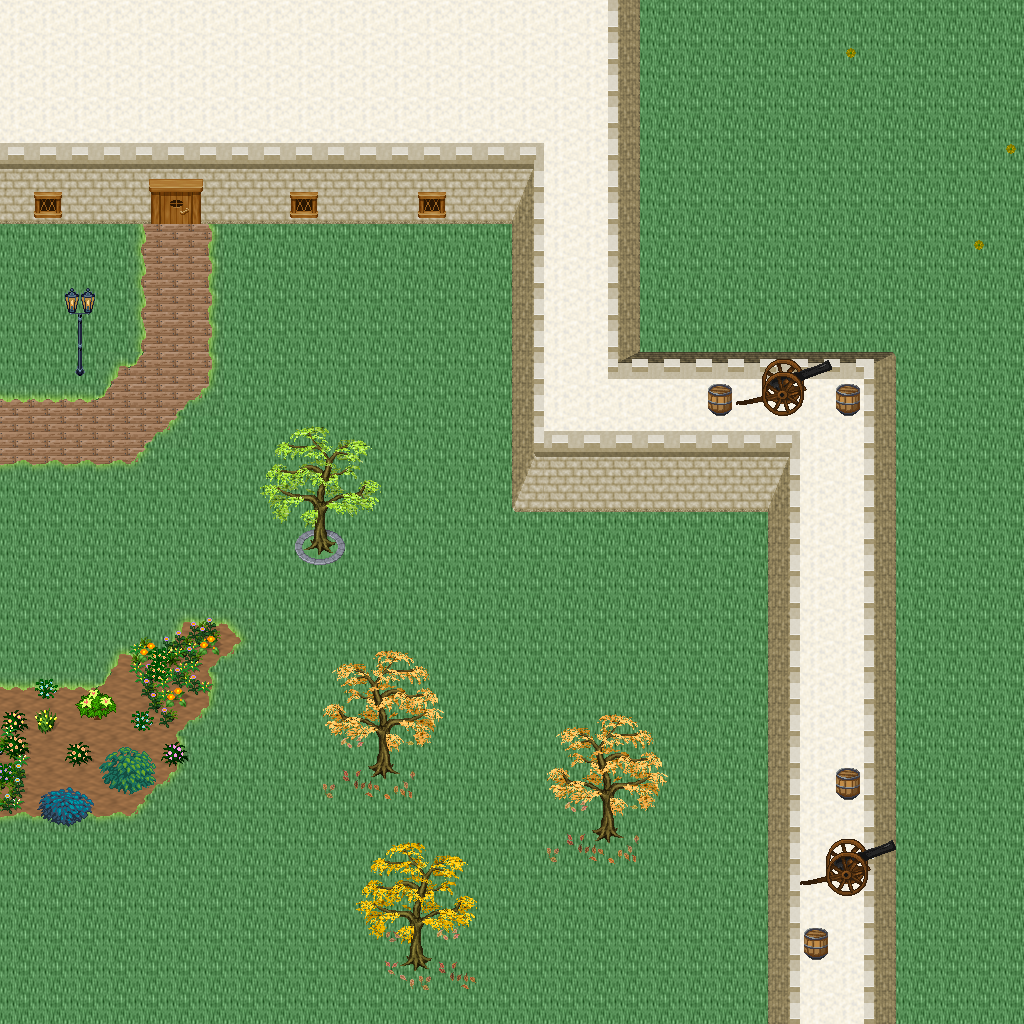

Tiled map render using the project's own tile images. Description and the map definition, with tile-layer contents summarised, below:
An orthogonal 32x32 tile map with 32x32 px tiles, 5 tile layers (Ground, Objects, Objects2, Above, ...), 1 hidden layer not drawn, 46 tilesets.

<map version="1.10" tiledversion="1.11.0" orientation="orthogonal" renderorder="right-down" width="32" height="32" tilewidth="32" tileheight="32" infinite="0" nextlayerid="11" nextobjectid="1">
 <tileset firstgid="1" name="logic_collision" tilewidth="32" tileheight="32" tilecount="1" columns="1">
  <image source="../drawable/logic_collision.png" width="32" height="32" />
 </tileset>
 <tileset firstgid="2" name="ground_ridge_earth_pale" tilewidth="32" tileheight="32" tilecount="96" columns="12">
  <image source="../drawable/ground_ridge_earth_pale.png" width="384" height="256" />
 </tileset>
 <tileset firstgid="98" name="ground_ridge_earth_dark" tilewidth="32" tileheight="32" tilecount="96" columns="12">
  <image source="../drawable/ground_ridge_earth_dark.png" width="384" height="256" />
 </tileset>
 <tileset firstgid="194" name="ground_ground" tilewidth="32" tileheight="32" tilecount="33" columns="3">
  <image source="../drawable/ground_ground.png" width="96" height="352" />
 </tileset>
 <tileset firstgid="227" name="building_castle" tilewidth="32" tileheight="32" tilecount="320" columns="20">
  <image source="../drawable/building_castle.png" width="640" height="512" />
 </tileset>
 <tileset firstgid="547" name="item_pot_barrels_1" tilewidth="32" tileheight="32" tilecount="8" columns="4">
  <image source="../drawable/item_pot_barrels_1.png" width="128" height="64" />
 </tileset>
 <tileset firstgid="555" name="item_weapon_cannon" tilewidth="32" tileheight="32" tilecount="12" columns="3">
  <image source="../drawable/item_weapon_cannon.png" width="96" height="128" />
 </tileset>
 <tileset firstgid="567" name="building_door_closed" tilewidth="32" tileheight="32" tilecount="1" columns="1">
  <image source="../drawable/building_door_closed.png" width="32" height="32" />
 </tileset>
 <tileset firstgid="568" name="building_door_door" tilewidth="32" tileheight="32" tilecount="6" columns="3">
  <image source="../drawable/building_door_door.png" width="96" height="64" />
 </tileset>
 <tileset firstgid="574" name="building_window_window_centered" tilewidth="32" tileheight="32" tilecount="1" columns="1">
  <image source="../drawable/building_window_window_centered.png" width="32" height="32" />
 </tileset>
 <tileset firstgid="575" name="building_decoration_chimney_big" tilewidth="32" tileheight="32" tilecount="2" columns="1">
  <image source="../drawable/building_decoration_chimney_big.png" width="32" height="64" />
 </tileset>
 <tileset firstgid="577" name="building_stairs_stairs_grey" tilewidth="32" tileheight="32" tilecount="6" columns="3">
  <image source="../drawable/building_stairs_stairs_grey.png" width="96" height="64" />
 </tileset>
 <tileset firstgid="583" name="building_witch_hut" tilewidth="32" tileheight="32" tilecount="80" columns="5">
  <image source="../drawable/building_witch_hut.png" width="160" height="512" />
 </tileset>
 <tileset firstgid="663" name="ground_grass_edges" tilewidth="32" tileheight="32" tilecount="36" columns="12">
  <image source="../drawable/ground_grass_edges.png" width="384" height="96" />
 </tileset>
 <tileset firstgid="699" name="ground_grass_corners" tilewidth="32" tileheight="32" tilecount="24" columns="6">
  <image source="../drawable/ground_grass_corners.png" width="192" height="128" />
 </tileset>
 <tileset firstgid="723" name="logic_item_vegetable" tilewidth="32" tileheight="32" tilecount="16" columns="8">
  <image source="../drawable/logic_item_vegetable.png" width="256" height="64" />
 </tileset>
 <tileset firstgid="739" name="plant_tree_fall_trees" tilewidth="32" tileheight="32" tilecount="40" columns="8">
  <image source="../drawable/plant_tree_fall_trees.png" width="256" height="160" />
 </tileset>
 <tileset firstgid="779" name="plant_stump_stump_pale_purple" tilewidth="32" tileheight="32" tilecount="4" columns="2">
  <image source="../drawable/plant_stump_stump_pale_purple.png" width="64" height="64" />
 </tileset>
 <tileset firstgid="783" name="plant_stump_small_stump" tilewidth="32" tileheight="32" tilecount="4" columns="2">
  <image source="../drawable/plant_stump_small_stump.png" width="64" height="64" />
 </tileset>
 <tileset firstgid="787" name="furniture_light_small_lamp" tilewidth="32" tileheight="32" tilecount="4" columns="4">
  <image source="../drawable/furniture_light_small_lamp.png" width="128" height="32" />
 </tileset>
 <tileset firstgid="791" name="item_pot_barrel" tilewidth="32" tileheight="32" tilecount="2" columns="1">
  <image source="../drawable/item_pot_barrel.png" width="32" height="64" />
 </tileset>
 <tileset firstgid="793" name="plant_tree_locust_tree" tilewidth="32" tileheight="32" tilecount="20" columns="4">
  <image source="../drawable/plant_tree_locust_tree.png" width="128" height="160" />
 </tileset>
 <tileset firstgid="813" name="plant_leaves" tilewidth="32" tileheight="32" tilecount="8" columns="4">
  <image source="../drawable/plant_leaves.png" width="128" height="64" />
 </tileset>
 <tileset firstgid="821" name="plant_flower_daisy_blue" tilewidth="32" tileheight="32" tilecount="8" columns="2">
  <image source="../drawable/plant_flower_daisy_blue.png" width="64" height="128" />
 </tileset>
 <tileset firstgid="829" name="plant_flower_daisy_yellow" tilewidth="32" tileheight="32" tilecount="8" columns="2">
  <image source="../drawable/plant_flower_daisy_yellow.png" width="64" height="128" />
 </tileset>
 <tileset firstgid="837" name="plant_flower_small_flower_bed_2" tilewidth="32" tileheight="32" tilecount="12" columns="3">
  <image source="../drawable/plant_flower_small_flower_bed_2.png" width="96" height="128" />
 </tileset>
 <tileset firstgid="849" name="plant_flower_small_flower_bed" tilewidth="32" tileheight="32" tilecount="12" columns="3">
  <image source="../drawable/plant_flower_small_flower_bed.png" width="96" height="128" />
 </tileset>
 <tileset firstgid="861" name="plant_flower_flower_bed_1" tilewidth="32" tileheight="32" tilecount="35" columns="7">
  <image source="../drawable/plant_flower_flower_bed_1.png" width="224" height="160" />
 </tileset>
 <tileset firstgid="896" name="plant_flower_hothouse_flowers" tilewidth="32" tileheight="32" tilecount="72" columns="6">
  <image source="../drawable/plant_flower_hothouse_flowers.png" width="192" height="384" />
 </tileset>
 <tileset firstgid="968" name="furniture_light_lamp_blue" tilewidth="32" tileheight="32" tilecount="3" columns="1">
  <image source="../drawable/furniture_light_lamp_blue.png" width="32" height="96" />
 </tileset>
 <tileset firstgid="971" name="light_dim_light_7x5" tilewidth="32" tileheight="32" tilecount="35" columns="7">
  <image source="../drawable/light_dim_light_7x5.png" width="224" height="160" />
 </tileset>
 <tileset firstgid="1006" name="building_decoration_chimney" tilewidth="32" tileheight="32" tilecount="2" columns="1">
  <image source="../drawable/building_decoration_chimney.png" width="32" height="64" />
 </tileset>
 <tileset firstgid="1008" name="building_decoration_cauldron_sign" tilewidth="32" tileheight="32" tilecount="1" columns="1">
  <image source="../drawable/building_decoration_cauldron_sign.png" width="32" height="32" />
 </tileset>
 <tileset firstgid="1009" name="building_decoration_magician_banner" tilewidth="32" tileheight="32" tilecount="3" columns="3">
  <image source="../drawable/building_decoration_magician_banner.png" width="96" height="32" />
 </tileset>
 <tileset firstgid="1012" name="logic_portal" tilewidth="32" tileheight="32" tilecount="24" columns="8">
  <image source="../drawable/logic_portal.png" width="256" height="96" />
 </tileset>
 <tileset firstgid="1036" name="ground_ground_3" tilewidth="32" tileheight="32" tilecount="5" columns="5">
  <image source="../drawable/ground_ground_3.png" width="160" height="32" />
 </tileset>
 <tileset firstgid="1041" name="building_cottage" tilewidth="32" tileheight="32" tilecount="256" columns="16">
  <image source="../drawable/building_cottage.png" width="512" height="512" />
 </tileset>
 <tileset firstgid="1297" name="building_roof_thatched_roof" tilewidth="32" tileheight="32" tilecount="256" columns="16">
  <image source="../drawable/building_roof_thatched_roof.png" width="512" height="512" />
 </tileset>
 <tileset firstgid="1553" name="building_door_doors" tilewidth="32" tileheight="32" tilecount="256" columns="16">
  <image source="../drawable/building_door_doors.png" width="512" height="512" />
 </tileset>
 <tileset firstgid="1809" name="building_window_windows" tilewidth="32" tileheight="32" tilecount="256" columns="16">
  <image source="../drawable/building_window_windows.png" width="512" height="512" />
 </tileset>
 <tileset firstgid="2065" name="plant_bush_leafy" tilewidth="32" tileheight="32" tilecount="48" columns="8">
  <image source="../drawable/plant_bush_leafy.png" width="256" height="192" />
 </tileset>
 <tileset firstgid="2113" name="plant_bush_flowering" tilewidth="32" tileheight="32" tilecount="72" columns="8">
  <image source="../drawable/plant_bush_flowering.png" width="256" height="288" />
 </tileset>
 <tileset firstgid="2185" name="object_stone_well" tilewidth="32" tileheight="32" tilecount="6" columns="2">
  <image source="../drawable/object_stone_well.png" width="64" height="96" />
 </tileset>
 <tileset firstgid="2191" name="item_pot_cauldron" tilewidth="32" tileheight="32" tilecount="48" columns="8">
  <image source="../drawable/item_pot_cauldron.png" width="256" height="192" />
 </tileset>
 <tileset firstgid="2239" name="item_campfires" tilewidth="32" tileheight="32" tilecount="2" columns="2">
  <image source="../drawable/item_campfires.png" width="64" height="32" />
 </tileset>
 <tileset firstgid="2241" name="item_firewood" tilewidth="32" tileheight="32" tilecount="12" columns="3">
  <image source="../drawable/item_firewood.png" width="96" height="128" />
 </tileset>
 <layer id="1" name="Ground" width="32" height="32">
  <data>[1024 cells, 1024 non-empty, 10 distinct tile ids]</data>
 </layer>
 <layer id="2" name="Objects" width="32" height="32">
  <data>[1024 cells, 106 non-empty, 32 distinct tile ids]</data>
 </layer>
 <layer id="3" name="Objects2" width="32" height="32">
  <data>[1024 cells, 57 non-empty, 38 distinct tile ids]</data>
 </layer>
 <layer id="4" name="Above" width="32" height="32">
  <data>[1024 cells, 74 non-empty, 58 distinct tile ids]</data>
 </layer>
 <layer id="5" name="Above2" width="32" height="32">
  <data>[1024 cells, 0 non-empty, 0 distinct tile ids]</data>
 </layer>
 <layer id="6" name="Walkable" width="32" height="32" visible="0">
  <data>[1024 cells, 296 non-empty, 1 distinct tile ids]</data>
 </layer>
 <objectgroup id="7" name="Mapevents" />
 <objectgroup id="8" name="Spawn" />
 <objectgroup id="9" name="Keys" />
 <objectgroup id="10" name="Replace" />
</map>
